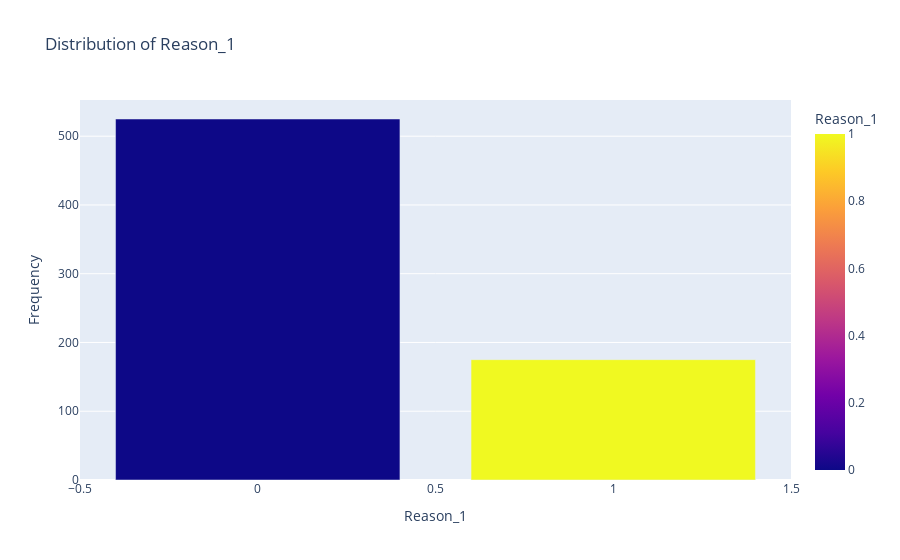
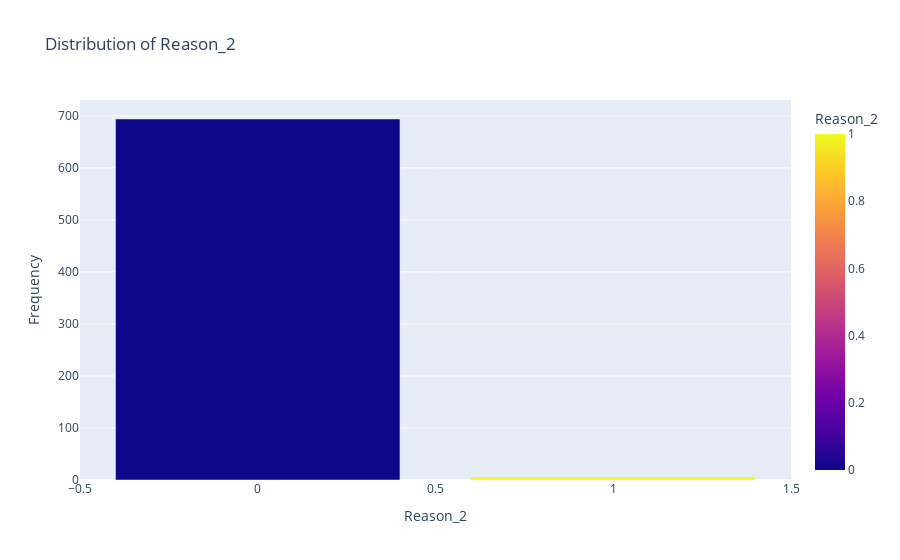
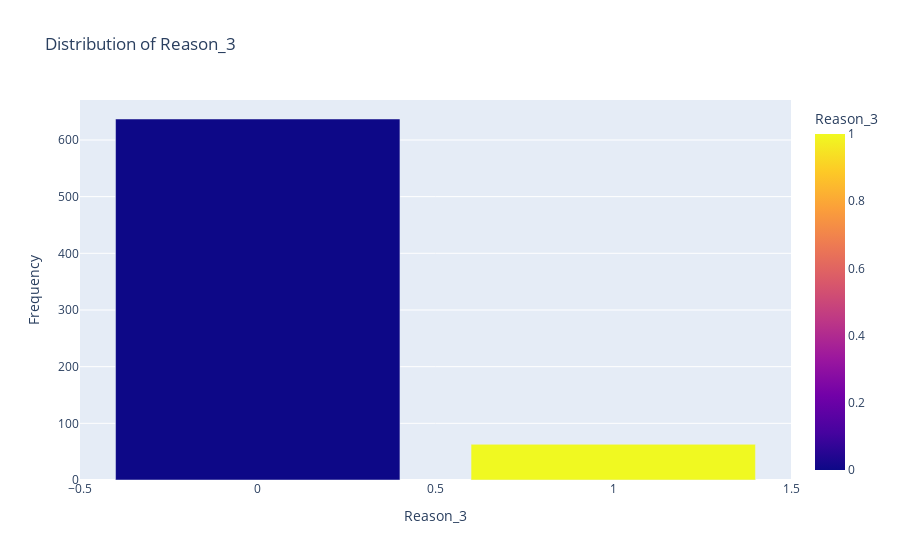
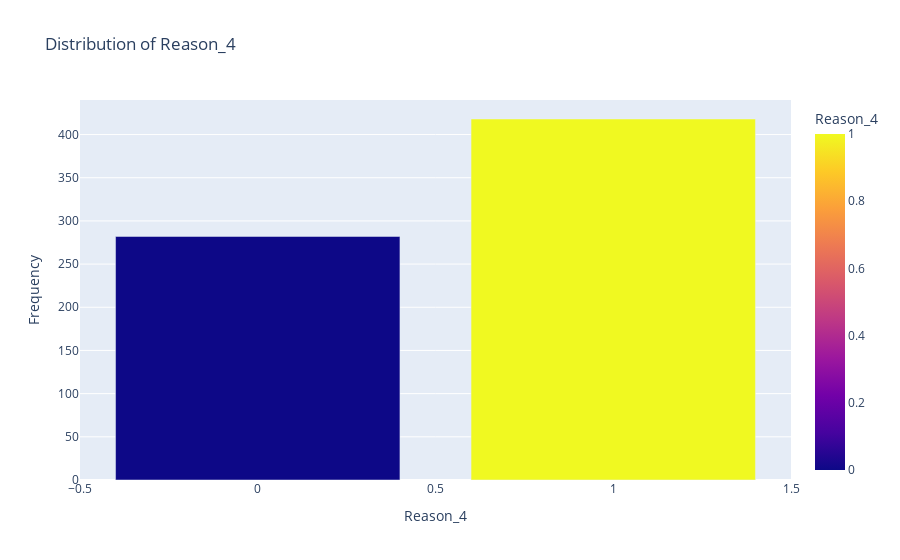

These figures' notebook cell, in order:
### Code cell
for col in cdf:
    if col not in['Date']:
        # Calculate value counts for the current column
        count_prim = cdf[col].value_counts().reset_index()
        count_prim.columns = [col, 'Frequency']
    
        # Create a bar plot using Plotly Express
        fig = px.bar(count_prim, 
                 x=col, 
                 y='Frequency', 
                 color=col, 
                 title=f'Distribution of {col}',
                 labels={col: col, 'Frequency': 'Frequency'},
                 color_discrete_sequence=px.colors.qualitative.Set3)  # Use a discrete color palette

        # Show the plot
        fig.show()

### Figure 1 — Plotly figure (JSON) as saved in the notebook; plotly's stock layout.template omitted (floating-point values rounded to 4 significant figures)
{"data": [{"alignmentgroup": "True", "hovertemplate": "Reason_1=%{marker.color}<br>Frequency=%{y}<extra></extra>", "legendgroup": "", "marker": {"color": [0, 1], "coloraxis": "coloraxis", "pattern": {"shape": ""}}, "name": "", "offsetgroup": "", "orientation": "v", "showlegend": false, "textposition": "auto", "type": "bar", "x": [0, 1], "xaxis": "x", "y": [525, 175], "yaxis": "y"}], "layout": {"autosize": true, "barmode": "relative", "coloraxis": {"colorbar": {"title": {"text": "Reason_1"}}, "colorscale": [[0, "#0d0887"], [0.1111, "#46039f"], [0.2222, "#7201a8"], [0.3333, "#9c179e"], [0.4444, "#bd3786"], [0.5556, "#d8576b"], [0.6667, "#ed7953"], [0.7778, "#fb9f3a"], [0.8889, "#fdca26"], [1, "#f0f921"]]}, "legend": {"tracegroupgap": 0}, "title": {"text": "Distribution of Reason_1"}, "xaxis": {"anchor": "y", "autorange": true, "domain": [0, 1], "range": [-0.5, 1.5], "title": {"text": "Reason_1"}, "type": "linear"}, "yaxis": {"anchor": "x", "autorange": true, "domain": [0, 1], "range": [0, 552.6], "title": {"text": "Frequency"}, "type": "linear"}}}

### Figure 2 — Plotly figure (JSON) as saved in the notebook; plotly's stock layout.template omitted (floating-point values rounded to 4 significant figures)
{"data": [{"alignmentgroup": "True", "hovertemplate": "Reason_2=%{marker.color}<br>Frequency=%{y}<extra></extra>", "legendgroup": "", "marker": {"color": [0, 1], "coloraxis": "coloraxis", "pattern": {"shape": ""}}, "name": "", "offsetgroup": "", "orientation": "v", "showlegend": false, "textposition": "auto", "type": "bar", "x": [0, 1], "xaxis": "x", "y": [694, 6], "yaxis": "y"}], "layout": {"autosize": true, "barmode": "relative", "coloraxis": {"colorbar": {"title": {"text": "Reason_2"}}, "colorscale": [[0, "#0d0887"], [0.1111, "#46039f"], [0.2222, "#7201a8"], [0.3333, "#9c179e"], [0.4444, "#bd3786"], [0.5556, "#d8576b"], [0.6667, "#ed7953"], [0.7778, "#fb9f3a"], [0.8889, "#fdca26"], [1, "#f0f921"]]}, "legend": {"tracegroupgap": 0}, "title": {"text": "Distribution of Reason_2"}, "xaxis": {"anchor": "y", "autorange": true, "domain": [0, 1], "range": [-0.5, 1.5], "title": {"text": "Reason_2"}, "type": "linear"}, "yaxis": {"anchor": "x", "autorange": true, "domain": [0, 1], "range": [0, 730.5], "title": {"text": "Frequency"}, "type": "linear"}}}

### Figure 3 — Plotly figure (JSON) as saved in the notebook; plotly's stock layout.template omitted (floating-point values rounded to 4 significant figures)
{"data": [{"alignmentgroup": "True", "hovertemplate": "Reason_3=%{marker.color}<br>Frequency=%{y}<extra></extra>", "legendgroup": "", "marker": {"color": [0, 1], "coloraxis": "coloraxis", "pattern": {"shape": ""}}, "name": "", "offsetgroup": "", "orientation": "v", "showlegend": false, "textposition": "auto", "type": "bar", "x": [0, 1], "xaxis": "x", "y": [637, 63], "yaxis": "y"}], "layout": {"autosize": true, "barmode": "relative", "coloraxis": {"colorbar": {"title": {"text": "Reason_3"}}, "colorscale": [[0, "#0d0887"], [0.1111, "#46039f"], [0.2222, "#7201a8"], [0.3333, "#9c179e"], [0.4444, "#bd3786"], [0.5556, "#d8576b"], [0.6667, "#ed7953"], [0.7778, "#fb9f3a"], [0.8889, "#fdca26"], [1, "#f0f921"]]}, "legend": {"tracegroupgap": 0}, "title": {"text": "Distribution of Reason_3"}, "xaxis": {"anchor": "y", "autorange": true, "domain": [0, 1], "range": [-0.5, 1.5], "title": {"text": "Reason_3"}, "type": "linear"}, "yaxis": {"anchor": "x", "autorange": true, "domain": [0, 1], "range": [0, 670.5], "title": {"text": "Frequency"}, "type": "linear"}}}

### Figure 4 — Plotly figure (JSON) as saved in the notebook; plotly's stock layout.template omitted (floating-point values rounded to 4 significant figures)
{"data": [{"alignmentgroup": "True", "hovertemplate": "Reason_4=%{marker.color}<br>Frequency=%{y}<extra></extra>", "legendgroup": "", "marker": {"color": [1, 0], "coloraxis": "coloraxis", "pattern": {"shape": ""}}, "name": "", "offsetgroup": "", "orientation": "v", "showlegend": false, "textposition": "auto", "type": "bar", "x": [1, 0], "xaxis": "x", "y": [418, 282], "yaxis": "y"}], "layout": {"autosize": true, "barmode": "relative", "coloraxis": {"colorbar": {"title": {"text": "Reason_4"}}, "colorscale": [[0, "#0d0887"], [0.1111, "#46039f"], [0.2222, "#7201a8"], [0.3333, "#9c179e"], [0.4444, "#bd3786"], [0.5556, "#d8576b"], [0.6667, "#ed7953"], [0.7778, "#fb9f3a"], [0.8889, "#fdca26"], [1, "#f0f921"]]}, "legend": {"tracegroupgap": 0}, "title": {"text": "Distribution of Reason_4"}, "xaxis": {"anchor": "y", "autorange": true, "domain": [0, 1], "range": [-0.5, 1.5], "title": {"text": "Reason_4"}, "type": "linear"}, "yaxis": {"anchor": "x", "autorange": true, "domain": [0, 1], "range": [0, 440], "title": {"text": "Frequency"}, "type": "linear"}}}
